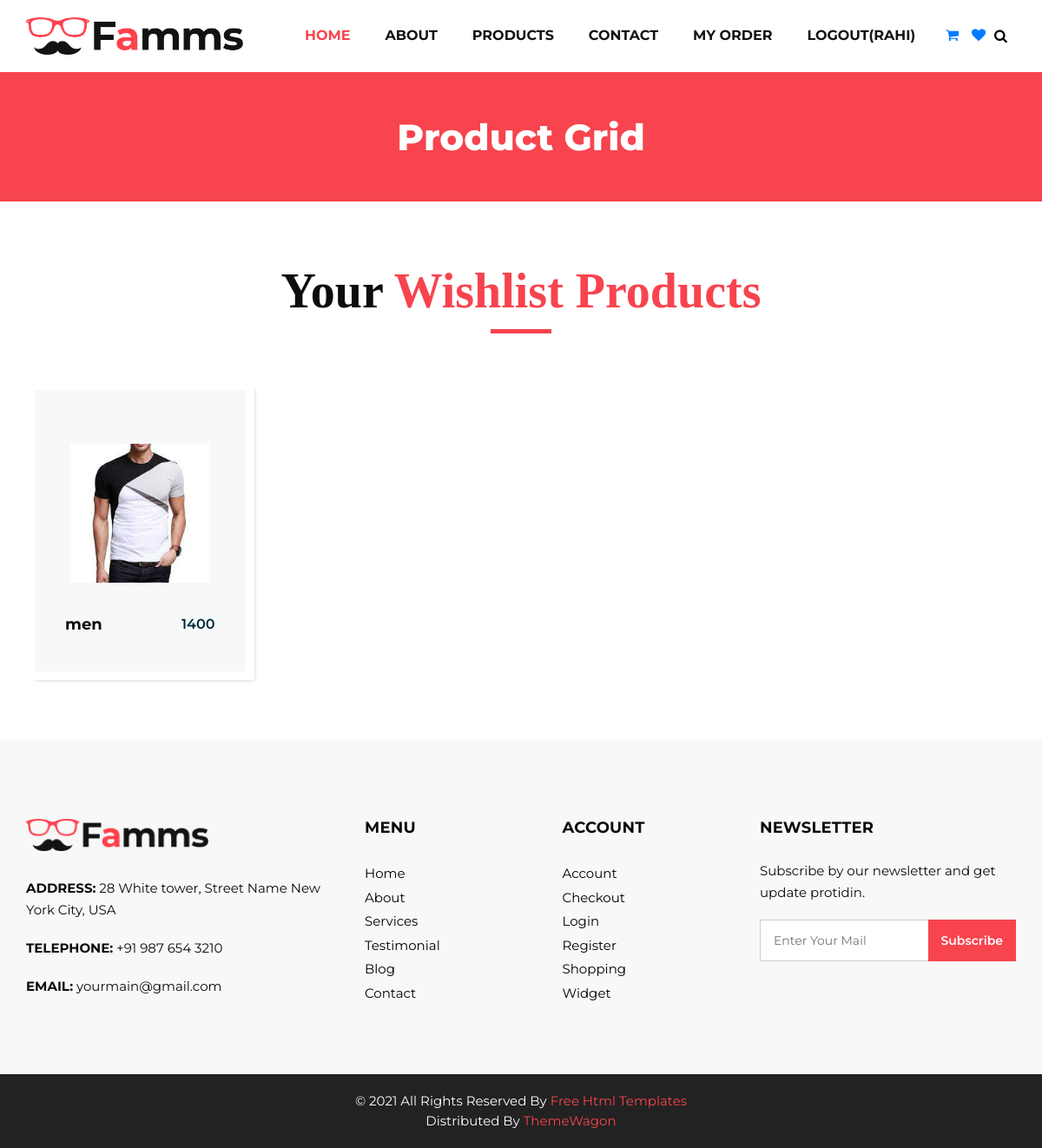
Screenshot of /mywishlist/ (signed in) with the database file from the repository.
### myapp/models.py (models this page shows, shortened)
class User(models.Model):
	fname=models.CharField(max_length=100)
	lname=models.CharField(max_length=100)
	email=models.CharField(max_length=100)
	mobile=models.CharField(max_length=100)
	address=models.TextField()
	password=models.CharField(max_length=100)
	usertype=models.CharField(max_length=100,default="user")

class Wishlist(models.Model):
	user=models.ForeignKey(User,on_delete=models.CASCADE)
	product=models.ForeignKey(Product,on_delete=models.CASCADE)
	date=models.DateTimeField(default=timezone.now)

class Product(models.Model):
	choice1=(
		('men','men'),
		('women','women'),
		('kid','kid'),
		)
	choice2=(
		('jeans','jeans'),
		('tshirt','tshirt'),
		('top','top'),
		)
	choice3=(
		('s','s'),
		('m','m'),
		('l','l'),
		('xl','xl'),
		)
	seller=models.ForeignKey(User,on_delete=models.CASCADE)
	product_category=models.CharField(max_length=100,choices=choice1)
	product_type=models.CharField(max_length=100,choices=choice2)
	product_size=models.CharField(max_length=100,choices=choice3)
	product_price=models.PositiveIntegerField()
	product_desc=models.TextField()
	product_image=models.ImageField(upload_to="product_images/")

### myapp/views.py (the view)
# urls.py: path('mywishlist/',views.mywishlist,name='mywishlist'),
def mywishlist(request):
	user=User.objects.get(email=request.session['email'])
	wishlists=Wishlist.objects.filter(user=user)
	return render(request,'mywishlist.html',{'wishlists':wishlists})

### myapp/templates/mywishlist.html (shortened to what this page needs)
{% extends 'header.html' %}
{% load static %}
{% block content %}
<!DOCTYPE html>
<html>
   <head>
   </head>
   <body class="sub_page">
      <section class="inner_page_head">
         <div class="container_fuild">
            <div class="row">
               <div class="col-md-12">
                  <div class="full">
                     <h3>Product Grid</h3>
                  </div>
               </div>
            </div>
         </div>
      </section>
      <section class="product_section layout_padding">
         <div class="container">
            <div class="heading_container heading_center">
               {% if wishlists%}
               <h2>
                  Your <span>Wishlist Products</span>
               </h2>
               {% else %}
               <h2>
                  No <span>Products In Wishlist</span>
               </h2>
               {% endif %}
            </div>
            <div class="row">
               {% for i in wishlists %}
               <div class="col-sm-6 col-md-4 col-lg-3">
                  <div class="box">
                     <div class="img-box">
                        <img src="{{i.product.product_image.url}}" alt="">
                     </div>
                     <div class="detail-box">
                        <h5>
                           {{i.product.product_category}}
                        </h5>
                        <h6>
                           {{i.product.product_price}}
                        </h6>
                     </div>
                  </div>
               </div>
               {% endfor %}
            </div>
         </div>
      </section>
   </body>
</html>
{% endblock %}

### myapp/templates/header.html (shortened to what this page needs)
{% load static %}
<!DOCTYPE html>
<html>
   <head>
      <link rel="stylesheet" type="text/css" href="{% static 'css/bootstrap.css' %}" />
      <link href="{% static 'css/font-awesome.min.css' %}" rel="stylesheet" />
      <link href="{% static 'css/style.css' %}" rel="stylesheet" />
      <link href="{% static 'css/responsive.css' %}" rel="stylesheet" />
   </head>
   <body>
      <div>
         <header class="header_section">
            <div class="container">
               <nav class="navbar navbar-expand-lg custom_nav-container ">
                  <a class="navbar-brand" href="/"><img width="250" src="{% static 'images/logo.png' %}" alt="#" /></a>
                  <div class="collapse navbar-collapse" id="navbarSupportedContent">
                     <ul class="navbar-nav">
                        <li class="nav-item active">
                           <a class="nav-link" href="/">Home <span class="sr-only">(current)</span></a>
                        </li>
                        <li class="nav-item">
                           <a class="nav-link" href="{% url 'about' %}">About</a>
                        </li>
                        <li class="nav-item">
                           <a class="nav-link" href="{% url 'product' %}">Products</a>
                        </li>
                        <li class="nav-item">
                           <a class="nav-link" href="{% url 'contact' %}">Contact</a>
                        </li>
                        <li class="nav-item">
                           <a class="nav-link" href="{% url 'myorder' %}">My Order</a>
                        </li>
                        {% if request.session.email %}
                           <li class="nav-item">
                              <a class="nav-link" href="{% url 'logout' %}">Logout({{request.session.fname}})</a>
                           </li>
                        {% endif %}
                           <li class="nav-item" style="margin-top:5px;margin-left:15px;">
                              <a href="{% url 'mycart' %}"><i class="fa fa-shopping-cart" aria-hidden="true"></i></a>
                           </li>
                           <li class="nav-item" style="margin-top:5px;margin-left:15px;">
                              <a href="{% url 'mywishlist' %}"><i class="fa fa-heart" aria-hidden="true"></i></a>
                           </li>
                        <form class="form-inline">
                           <button class="btn  my-2 my-sm-0 nav_search-btn" type="submit">
                           <i class="fa fa-search" aria-hidden="true"></i>
                           </button>
                        </form>
                     </ul>
                  </div>
               </nav>
            </div>
         </header>
      {% block content %}
      {% endblock %}
      <footer>
         <div class="container">
            <div class="row">
               <div class="col-md-4">
                   <div class="full">
                      <div class="logo_footer">
                        <a href="#"><img width="210" src="{% static 'images/logo.png' %}" alt="#" /></a>
                      </div>
                      <div class="information_f">
                        <p><strong>ADDRESS:</strong> 28 White tower, Street Name New York City, USA</p>
                        <p><strong>TELEPHONE:</strong> +91 987 654 3210</p>
                        <p><strong>EMAIL:</strong> yourmain@gmail.com</p>
                      </div>
                   </div>
               </div>
               <div class="col-md-8">
                  <div class="row">
                  <div class="col-md-7">
                     <div class="row">
                        <div class="col-md-6">
                     <div class="widget_menu">
                        <h3>Menu</h3>
                        <ul>
                           <li><a href="#">Home</a></li>
                           <li><a href="#">About</a></li>
                           <li><a href="#">Services</a></li>
                           <li><a href="#">Testimonial</a></li>
                           <li><a href="#">Blog</a></li>
                           <li><a href="#">Contact</a></li>
                        </ul>
                     </div>
                  </div>
                  <div class="col-md-6">
                     <div class="widget_menu">
                        <h3>Account</h3>
                        <ul>
                           <li><a href="#">Account</a></li>
                           <li><a href="#">Checkout</a></li>
                           <li><a href="#">Login</a></li>
                           <li><a href="#">Register</a></li>
                           <li><a href="#">Shopping</a></li>
                           <li><a href="#">Widget</a></li>
                        </ul>
                     </div>
                  </div>
                     </div>
                  </div>
                  <div class="col-md-5">
                     <div class="widget_menu">
                        <h3>Newsletter</h3>
                        <div class="information_f">
                          <p>Subscribe by our newsletter and get update protidin.</p>
                        </div>
                        <div class="form_sub">
                           <form>
                              <fieldset>
                                 <div class="field">
                                    <input type="email" placeholder="Enter Your Mail" name="email" />
                                    <input type="submit" value="Subscribe" />
                                 </div>
                              </fieldset>
                           </form>
                        </div>
                     </div>
                  </div>
                  </div>
               </div>
            </div>
         </div>
      </footer>
      <div class="cpy_">
         <p class="mx-auto">© 2021 All Rights Reserved By <a href="https://html.design/">Free Html Templates</a><br>
            Distributed By <a href="https://themewagon.com/" target="_blank">ThemeWagon</a>
         </p>
      </div>
   </body>
</html>

### myapp/static/css/responsive.css (style rules this page uses)
@media (min-width: 1200px) { .container { max-width: 1170px; } }

### rows the page displays
User: session.fname "RAHI"
Wishlist: product.product_image (picture), product.product_category "men", product.product_price "1400"
